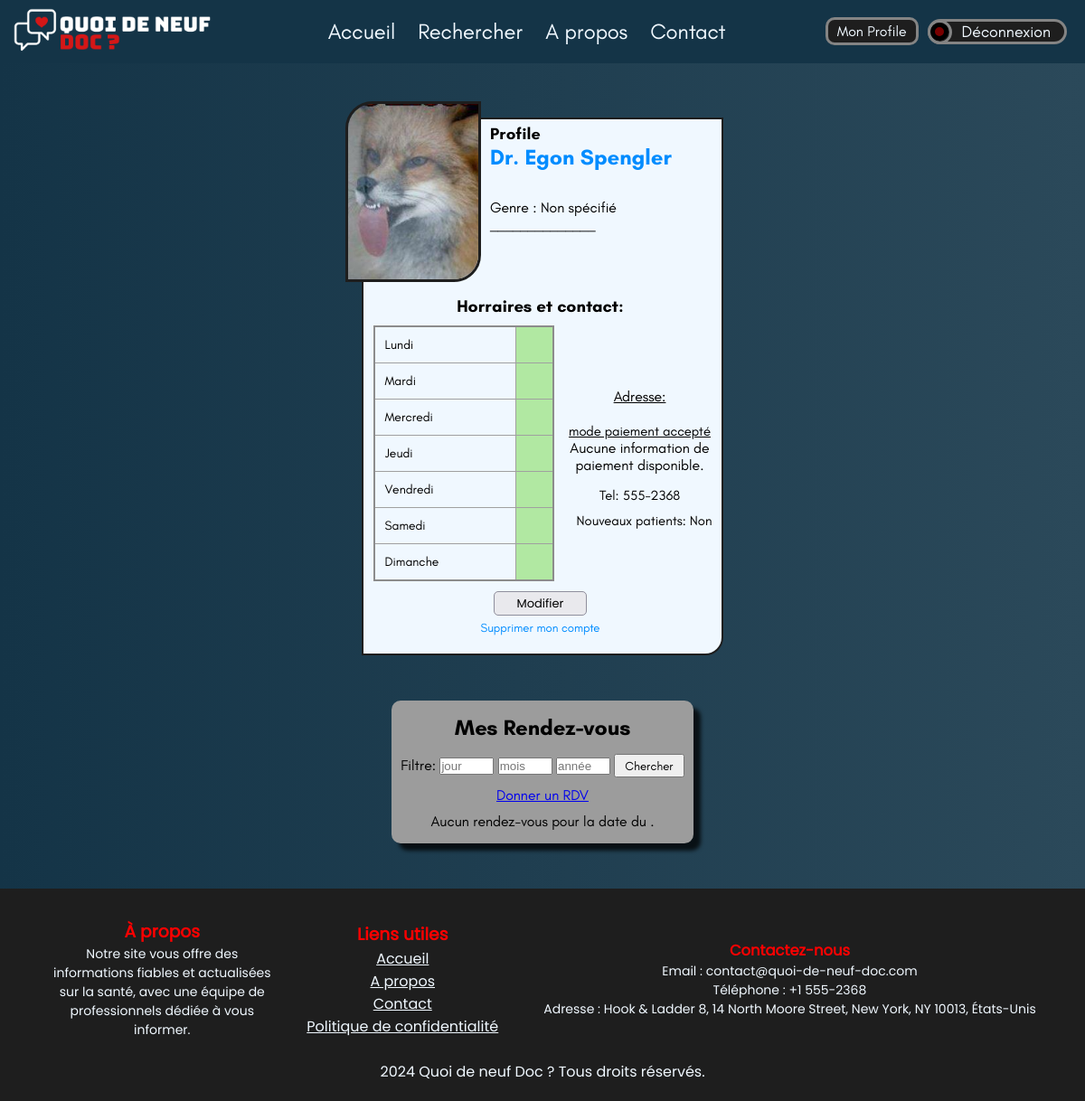
The app's page /profile-doctor.php (signed in) with its own data.
### tables this page shows
CREATE TABLE `doctors` (
  `id` int NOT NULL,
  `first_name` varchar(255) NOT NULL,
  `last_name` varchar(255) NOT NULL,
  `email` varchar(255) NOT NULL,
  `password` varchar(255) NOT NULL,
  `gender` enum('H','F') DEFAULT NULL,
  `doc_image` varchar(255) DEFAULT NULL,
  `department` varchar(5) DEFAULT NULL,
  `city` varchar(255) DEFAULT NULL,
  `address` text,
  `phone` varchar(20) DEFAULT NULL,
  `payment_method` set('Carte_Bancaire','Cheque','Especes','Tiers_payant') DEFAULT NULL,
  `professional_type` enum('Generaliste','Specialiste','Dentiste','Kinesitherapeute') DEFAULT NULL,
  `specialization` varchar(255) DEFAULT NULL,
  `availability` enum('Oui','Non') DEFAULT NULL,
  `Monday_schedules` varchar(50) DEFAULT NULL,
  `Tuesday_schedules` varchar(50) DEFAULT NULL,
  `Wednesday_schedules` varchar(50) DEFAULT NULL,
  `Thursday_schedules` varchar(50) DEFAULT NULL,
  `Friday_schedules` varchar(50) DEFAULT NULL,
  `Saturday_schedules` varchar(50) DEFAULT NULL,
  `Sunday_schedules` varchar(50) DEFAULT NULL,
  `region` enum('Auvergne-Rhône-Alpes','Bourgogne-Franche-Comté','Bretagne','Centre-Val de Loire','Corse','Grand Est','Hauts-de-France','Île-de-France','Normandie','Nouvelle-Aquitaine','Occitanie','Pays de la Loire','Provence-Alpes-Côte d''Azur') DEFAULT NULL
);

### src/profile-doctor.php (the view, shortened to what this page needs)
<?php
require_once "connexion.php";
if (isset($_SESSION['doctor_id'])) {
    $doctor_id = $_SESSION['doctor_id'];
    $query = $db->prepare("SELECT * FROM doctors WHERE id = :id");
    $query->bindValue(":id", $doctor_id, PDO::PARAM_INT);
    $query->execute();
    $doctor = $query->fetch();
} else {
    header("Location: /index.php");
    exit();
}
if (isset($_POST['day']) || isset($_POST['month']) || isset($_POST['year'])) {
    $day = !empty($_POST['day']) ? str_pad($_POST['day'], 2, '0', STR_PAD_LEFT) : null;
    $month = !empty($_POST['month']) ? str_pad($_POST['month'], 2, '0', STR_PAD_LEFT) : null;
    $year = !empty($_POST['year']) ? $_POST['year'] : null;
    $dateFilter = "";
    if ($year) {
        $dateFilter .= $year;
    }
    if ($month) {
        $dateFilter .= ($dateFilter ? '-' : '') . $month;
    }
    if ($day) {
        $dateFilter .= ($dateFilter ? '-' : '') . $day;
    }
    $sqlAppointment = "SELECT appointment.*, users.user_firstname, users.user_lastname
    FROM appointment JOIN users ON users.id = appointment.user_id WHERE appointment.doctor_id = :doctor_id";
    if ($dateFilter) {
        $sqlAppointment .= " AND DATE(appointment.appointment_datetime) LIKE :dateFilter";
    }
    $queryAppointment = $db->prepare($sqlAppointment);
    $queryAppointment->bindValue(':doctor_id', $doctor_id, PDO::PARAM_INT);
    if ($dateFilter) {
        $queryAppointment->bindValue(':dateFilter', "$dateFilter%", PDO::PARAM_STR);
    }
    $queryAppointment->execute();
    $appointments = $queryAppointment->fetchAll();
} else {
    $sqlAppointment = "SELECT appointment.*, users.user_firstname, users.user_lastname
    FROM appointment JOIN users ON users.id = appointment.user_id WHERE appointment.doctor_id = :doctor_id";
    $queryAppointment = $db->prepare($sqlAppointment);
    $queryAppointment->bindValue(':doctor_id', $doctor_id, PDO::PARAM_INT);
    $queryAppointment->execute();
    $appointments = $queryAppointment->fetchAll();
}
?>
<!DOCTYPE html>
<html lang="en">
<head>
    <link rel="stylesheet" href="css/style.css">
    <link rel="stylesheet" href="css/responsive.css">
    <link rel="stylesheet" href="css/fonts.css">
</head>
<body>
<?php
    require_once "gestions/header.php";
?>
<main class="profil-section">
    <section>
        <figure class="doctor-card">
            <div class="doc-img-profil">
                <img class="img-doc" src="<?= !empty($doctor['doc_image']) ? 'assets/images/profiles_doctors/' . htmlspecialchars($doctor['doc_image']) : 'assets/images/profiles_doctors/doctor-img-notfound.png'; ?>" alt="doc img">
            </div>
            <figcaption>
                <div class="doc-name">
                    <span>Profile</span>
                    <h1>Dr. <?= $doctor['first_name'].' '. $doctor['last_name']?></h1>
                    <h2><?= $doctor['professional_type'].'<br>'. $doctor['specialization']?></h2>
                    <div class="gender-doc">
                        <p>Genre :
                            <?php
                                if ($doctor['gender'] === 'H') {
                                    echo 'Homme';
                                } elseif ($doctor['gender'] === 'F') {
                                    echo 'Femme';
                                } else {
                                    echo 'Non spécifié';
                                }
                            ?>
                        </p>
                        <div>______________</div>
                    </div>
                </div>
                <div class="doc-information">
                    <h3>Horraires et contact:</h3>
                    <div class="infosup-doc">
                        <table class="doc-table-read">
                            <tbody>
                                <tr>
                                    <th class="doc-day-read">Lundi</th>
                                    <td class="doc-hour-read"><?= $doctor['Monday_schedules']?></td>
                                </tr>
                                <tr>
                                    <th class="doc-day-read">Mardi</th>
                                    <td class="doc-hour-read"><?= $doctor['Tuesday_schedules']?></td>
                                </tr>
                                <tr>
                                    <th class="doc-day-read">Mercredi</th>
                                    <td class="doc-hour-read"><?= $doctor['Wednesday_schedules']?></td>
                                </tr>
                                <tr>
                                    <th class="doc-day-read">Jeudi</th>
                                    <td class="doc-hour-read"><?= $doctor['Thursday_schedules']?></td>
                                </tr>
                                <tr>
                                    <th class="doc-day-read">Vendredi</th>
                                    <td class="doc-hour-read"><?= $doctor['Friday_schedules']?></td>
                                </tr>
                                <tr>
                                    <th class="doc-day-read">Samedi</th>
                                    <td class="doc-hour-read"><?= $doctor['Saturday_schedules']?></td>
                                </tr>
                                <tr>
                                    <th class="doc-day-read">Dimanche</th>
                                    <td class="doc-hour-read"><?= $doctor['Sunday_schedules']?></td>
                                </tr>
                            </tbody>
                        </table>
                        <div class="infospecial">
                            <div class="doc-adress">
                                <span class="underline">Adresse:</span>
                            </div>
                            <div>
                                <p class="doc-method">mode paiement accepté</p>
                                <span><?php
                                    if (!empty($doctor['payment_method'])) {
                                        $payment_methods = explode(',', $doctor['payment_method']);
                                        foreach ($payment_methods as $method) {
                                            $formatted_method = str_replace('_', ' ', $method);
                                            echo "<div>$formatted_method</div>";
                                        }
                                    } else {
                                        echo "<div>Aucune information de paiement disponible.</div>";
                                    }
                                ?></span>
                            </div>
                            <div class="doc-tel">
                                <p>Tel: <span><?= $doctor['phone']?></span></p>
                            </div>
                            <div class="doc-bis">
                                <p>Nouveaux patients: <span><?= ($doctor['availability'] === 'Oui') ? 'Oui' : 'Non' ?></span></p>
                            </div>
                        </div>
                    </div>
                </div>
                <div class="holder-btn-doc">
                    <a class="btn-mod-doctor" href="updateDoc.php?id=<?= htmlspecialchars($doctor['id']) ?>">Modifier</a>
                    <form action="gestions/deleteAccount-pro.php" method="post" onsubmit="return confirm('Êtes-vous sûr de vouloir supprimer votre compte ? Cette action est irréversible.');">
                        <button type="submit" class="btn-delete-account">Supprimer mon compte</button>
                    </form>
                </div>
            </figcaption>
        </figure>
</section>
    <section>
        <div class="user-doctor-appt">
            <h2 class="title-spe">Mes Rendez-vous</h2>
            <div>
            <form method="POST">
                <p class="select-rdv">Filtre:
                    <input class="input-rdv" type="number" min='1' max='31' name="day" placeholder="jour">
                    <input class="input-rdv" type="number" min='1' max='12' name="month" placeholder="mois">
                    <input class="input-rdv" type="number" min='2024' max='9990' name="year" placeholder="année">
                    <button type="submit">Chercher</button>
                </p>
            </form>
                <a href="search-user.php">Donner un RDV</a>
            </div>
            <div class="list-rdv">
                <?php if (count($appointments) === 0): ?>
                    <p class="no-appointment">Aucun rendez-vous pour la date du <?= htmlspecialchars($dateFilter) ?>.</p>
                <?php endif; ?>
            </div>
        </div>
    </section>
</main>
<?php
    include_once "gestions/footer.php";
?>
</body>
</html>

### src/css/style.css (style rules this page uses)
* { margin: 0; padding: 0; box-sizing: border-box; }
html { scroll-behavior: smooth; }
body { background: linear-gradient(90deg, #143447, #2B495A); background-size: cover; height: 100vh; }
.doctor-card { position: relative; background-color: aliceblue; width: 400px; border-radius: 20px 0px 20px 0px; border: 2px solid #1e1e1e; padding: 5px 5px 15px 0px; }
.doc-img-profil img { position: absolute; top: -20px; left: -20px; width: 150px; height: 200px; object-fit: cover; border-radius: 30px 0px 30px 0px; border: 3px solid #1e1e1e; }
.doc-name { height: 190px; margin-left: 140px; font-family: Teachers; }
.doc-name span { font-size: 18px; font-weight: bold; }
.doc-name h1 { color: #008CFF; font-size: 24px; font-weight: bold; }
.doc-name h2 { font-size: 18px; font-weight: normal; }
.doc-information { text-align: center; font-family: Teachers; }
.doc-information p { font-size: 15px; }
.gender-doc { margin: 10px 0px 10px 0px; font-family: Teachers; }
.doc-table-read { margin: 10px; border-collapse: collapse; border: 2px solid rgb(140 140 140); font-family: "Teachers"; font-size: 14px; font-weight: lighter; width: 200px; }
.doc-day-read { border: 1px solid rgb(160 160 160); padding: 2px 10px; background-color: aliceblue; text-align: start; font-weight: lighter; padding: 11px ; }
.doc-hour-read { border: 1px solid rgb(160 160 160); padding: 2px 10px; background-color: #b1e8a2; }
.infosup-doc { display: flex; flex-direction: row; justify-content: center; align-items: center; }
.infospecial { display: flex; flex-direction: column; justify-content: space-between; align-items: center; gap: 10px; width: 170px; }
.doc-method { text-decoration: underline; }
.doc-adress { margin: 10px 0px 10px 0px; font-family: Teachers; }
.doc-adress span { text-decoration: underline; }
.doc-tel { margin-top: 5px; }
.doc-bis { margin-left: 10px; font-family: Teachers; }
.holder-btn-doc { text-align: center; margin: 5px; }
.profil-section { display: flex; flex-direction: column; justify-content: center; align-items: center; margin-top: 130px; }
.user-doctor-appt { display: flex; flex-direction: column; justify-content: center; align-items: center; flex-wrap: wrap; gap: 10px; text-align: center; margin-top: 50px; margin-left: 10px; margin-right: 10px; padding-bottom: 15px; padding-right: 10px; padding-left: 10px; max-width: 740px; background-color: #9c9c9c ; border-radius: 10px; font-family: Teachers; box-shadow: 8px 8px 4px rgba(0, 0, 0, 0.75); }
.select-rdv { margin: 5px 0 10px 0px; }
.select-rdv button { padding: 3px 10px; font-family: Teachers; cursor: pointer; }
.user-doctor-appt .title-spe { padding-top: 15px; text-align: center; }
.list-rdv { display: flex; flex-direction: row; justify-content: center; align-items: center; flex-wrap: wrap; }
.btn-mod-doctor { background-color: #E9E9ED; border: 1px solid #8F8F9D; font-family: poppins; padding: 3px 25px; cursor: pointer; border-radius: 5px; font-size: 13px; text-decoration: none; color: #000000; font-weight: lighter; cursor: pointer; }
.btn-delete-account { margin-top: 8px; border: none; background-color: transparent; color: #008CFF; font-family: Teachers; cursor: pointer; transition: 0.3s ease-in-out; }
.input-rdv { width: 60px; }

### src/css/responsive.css (style rules this page uses)
@media (min-width: 1200px) { .user-doctor-appt { max-width: 2000px; } }

### records on screen
doctors: first_name "Egon", last_name "Spengler", phone "555-2368"
